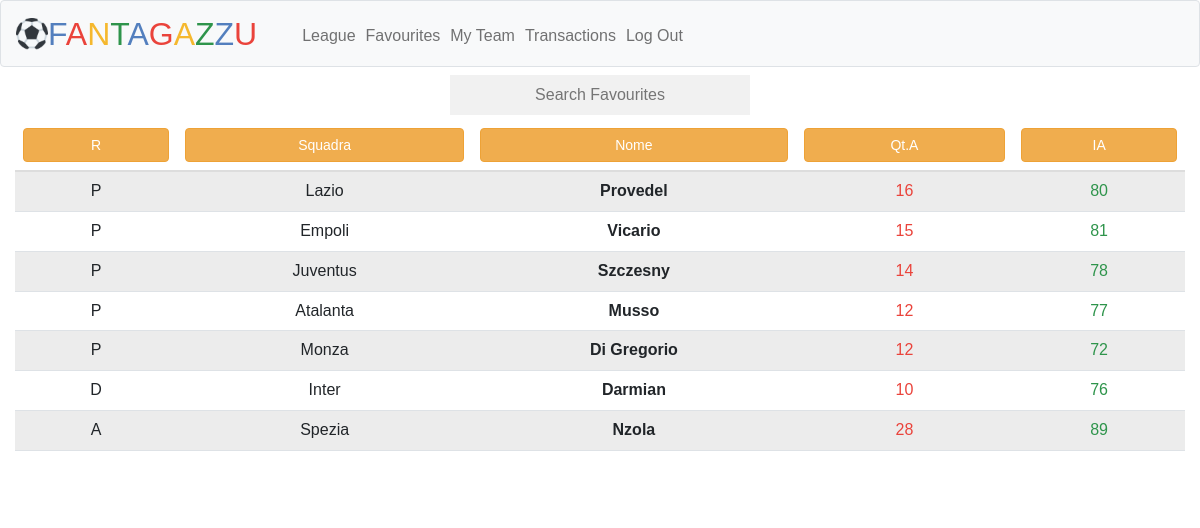
Page /Favourites (signed in) on the committed database.
### tables this page shows
CREATE TABLE 'quot' ('Id', 'R', 'RM', 'Nome', 'Squadra','Qt_A' INTEGER,'Qt_I' INTEGER,'Diff' INTEGER,'Qt_A M' INTEGER,'Qt_I M' INTEGER,'Diff M' , 'FVM', 'FVM M','IA' INTEGER,'Bought' INTEGER DEFAULT NULL,'Paid' INTEGER DEFAULT NULL);

### app.py (the view)
@app.route("/Favourites", methods=["GET", "POST"])
@login_required
def favourites():
    global ctrl
    user = session["user_id"]
    tuser = (user,)  # Convert to tuple
    conn = sqlite3.connect("fantasy.db")
    cursor = conn.cursor()
    cursor.execute(
        "SELECT nome FROM quot JOIN faves ON quot.Id = faves.player WHERE faves.user = ?;",
        tuser,
    )
    rows = cursor.fetchall()
    cursor.close()
    conn.close()
    nomi = [row[0] for row in rows]
    faves = []
    favourites = db.execute("SELECT * FROM faves WHERE user = ?", user)
    for fave in favourites:
        faves.append(fave["player"])
    if request.method == "POST":
        if request.form["button"] == "r":
            if ctrl == "r":
                players = db.execute(
                    "SELECT quot.*, stat.Pv, stat.Mv, stat.Mf, stat.Gf, stat.Gs, stat.Rp, stat.Rc, stat.Rpiu, stat.Rmeno, stat.Ass, stat.Amm, stat.Esp, stat.Au FROM quot LEFT JOIN stat ON quot.Id = stat.Id JOIN faves ON quot.Id = faves.player WHERE faves.user = ? ORDER BY quot.R DESC, quot.Ia DESC;",
                    user,
                )
                ctrl = ""
            else:
                players = db.execute(
                    "SELECT quot.*, stat.Pv, stat.Mv, stat.Mf, stat.Gf, stat.Gs, stat.Rp, stat.Rc, stat.Rpiu, stat.Rmeno, stat.Ass, stat.Amm, stat.Esp, stat.Au FROM quot LEFT JOIN stat ON quot.Id = stat.Id JOIN faves ON quot.Id = faves.player WHERE faves.user = ? ORDER BY quot.R ASC, quot.Ia DESC;",
                    user,
                )
                ctrl = "r"
        elif request.form["button"] == "squadra":
            if ctrl == "s":
                players = db.execute(
                    "SELECT quot.*, stat.Pv, stat.Mv, stat.Mf, stat.Gf, stat.Gs, stat.Rp, stat.Rc, stat.Rpiu, stat.Rmeno, stat.Ass, stat.Amm, stat.Esp, stat.Au FROM quot LEFT JOIN stat ON quot.Id = stat.Id JOIN faves ON quot.Id = faves.player WHERE faves.user = ? ORDER BY quot.squadra DESC, quot.R DESC, quot.Ia DESC;",
                    user,
                )
                ctrl = ""
            else:
                players = db.execute(
                    "SELECT quot.*, stat.Pv, stat.Mv, stat.Mf, stat.Gf, stat.Gs, stat.Rp, stat.Rc, stat.Rpiu, stat.Rmeno, stat.Ass, stat.Amm, stat.Esp, stat.Au FROM quot LEFT JOIN stat ON quot.Id = stat.Id JOIN faves ON quot.Id = faves.player WHERE faves.user = ? ORDER BY quot.squadra ASC, quot.R DESC, quot.Ia DESC;",
                    user,
                )
                ctrl = "s"
        elif request.form["button"] == "nome":
            if ctrl == "n":
                players = db.execute(
                    "SELECT quot.*, stat.Pv, stat.Mv, stat.Mf, stat.Gf, stat.Gs, stat.Rp, stat.Rc, stat.Rpiu, stat.Rmeno, stat.Ass, stat.Amm, stat.Esp, stat.Au FROM quot LEFT JOIN stat ON quot.Id = stat.Id JOIN faves ON quot.Id = faves.player WHERE faves.user = ? ORDER BY quot.nome DESC;",
                    user,
                )
                ctrl = ""
            else:
                players = db.execute(
                    "SELECT quot.*, stat.Pv, stat.Mv, stat.Mf, stat.Gf, stat.Gs, stat.Rp, stat.Rc, stat.Rpiu, stat.Rmeno, stat.Ass, stat.Amm, stat.Esp, stat.Au FROM quot LEFT JOIN stat ON quot.Id = stat.Id JOIN faves ON quot.Id = faves.player WHERE faves.user = ? ORDER BY quot.nome ASC;",
                    user,
                )
                ctrl = "n"
        elif request.form["button"] == "qta":
            if ctrl == "q":
                players = db.execute(
                    "SELECT quot.*, stat.Pv, stat.Mv, stat.Mf, stat.Gf, stat.Gs, stat.Rp, stat.Rc, stat.Rpiu, stat.Rmeno, stat.Ass, stat.Amm, stat.Esp, stat.Au FROM quot LEFT JOIN stat ON quot.Id = stat.Id JOIN faves ON quot.Id = faves.player WHERE faves.user = ? ORDER BY quot.qt_a DESC, quot.Ia DESC;",
                    user,
                )
                ctrl = ""
            else:
                players = db.execute(
                    "SELECT quot.*, stat.Pv, stat.Mv, stat.Mf, stat.Gf, stat.Gs, stat.Rp, stat.Rc, stat.Rpiu, stat.Rmeno, stat.Ass, stat.Amm, stat.Esp, stat.Au FROM quot LEFT JOIN stat ON quot.Id = stat.Id JOIN faves ON quot.Id = faves.player WHERE faves.user = ? ORDER BY quot.qt_a ASC, quot.Ia DESC;",
                    user,
                )
                ctrl = "q"
        elif request.form["button"] == "ia":
            if ctrl == "i":
                players = db.execute(
                    "SELECT quot.*, stat.Pv, stat.Mv, stat.Mf, stat.Gf, stat.Gs, stat.Rp, stat.Rc, stat.Rpiu, stat.Rmeno, stat.Ass, stat.Amm, stat.Esp, stat.Au FROM quot LEFT JOIN stat ON quot.Id = stat.Id JOIN faves ON quot.Id = faves.player WHERE faves.user = ? ORDER BY quot.ia DESC;",
                    user,
                )
                ctrl = ""
            else:
                players = db.execute(
                    "SELECT quot.*, stat.Pv, stat.Mv, stat.Mf, stat.Gf, stat.Gs, stat.Rp, stat.Rc, stat.Rpiu, stat.Rmeno, stat.Ass, stat.Amm, stat.Esp, stat.Au FROM quot LEFT JOIN stat ON quot.Id = stat.Id JOIN faves ON quot.Id = faves.player WHERE faves.user = ? ORDER BY quot.ia ASC;",
                    user,
                )
                ctrl = "i"
        return render_template(
            "favourites.html", players=players, nomi=nomi, user=user, faves=faves
        )
    else:
        players = db.execute(
            "SELECT quot.*, stat.Pv, stat.Mv, stat.Mf, stat.Gf, stat.Gs, stat.Rp, stat.Rc, stat.Rpiu, stat.Rmeno, stat.Ass, stat.Amm, stat.Esp, stat.Au FROM quot LEFT JOIN stat ON quot.Id = stat.Id JOIN faves ON quot.Id = faves.player WHERE faves.user = ?;",
            user,
        )
        return render_template(
            "favourites.html", players=players, nomi=nomi, user=user, faves=faves
        )

### app.py (called while the page is built)
@app.after_request
def after_request(response):
    response.headers["Cache-Control"] = "no-cache, no-store, must-revalidate"
    response.headers["Expires"] = 0
    response.headers["Pragma"] = "no-cache"
    return response

def login_required(f):
    @wraps(f)
    def decorated_function(*args, **kwargs):
        if session.get("user_id") is None:
            return redirect("/Login")
        return f(*args, **kwargs)
    return decorated_function

### templates/favourites.html (shortened to what this page needs)
{% extends "index.html" %}
{% block main %}
<form action="/FaveSearch" method="post" class="search" >
  <div class="autocomplete" style="width:300px;">
    <input id="fsearch" type="text" name="fsearch" placeholder="Search Favourites" style="text-align:center;">
  </div>
</form>
{% if not players %}
<br><br><br><br><br>
  <h4>No favourites were found!</h4>
{% else %}
  <br><br>
  <table class="table table-striped">
        <thead id="table-container">
          <tr>
            <form method="post" action="/Favourites">
              <th class="text-center flex-fill"><button class="btn btn-warning w-100" type="submit" name="button" value="r">R</button></th>
              <th class="text-center flex-fill"><button class="btn btn-warning w-100" type="submit" name="button" value="squadra">Squadra</button></th>
              <th class="text-center flex-fill"><button class="btn btn-warning w-100" type="submit" name="button" value="nome">Nome</button></th>
              <th class="text-center flex-fill"><button class="btn btn-warning w-100" type="submit" name="button" value="qta">Qt.A</button></th>
              <th class="text-center flex-fill"><button class="btn btn-warning w-100" type="submit" name="button" value="ia">IA</button></th>
            </form>
          </tr>
        </thead>
        <tbody>
          {% for player in players %}
          <tr onClick="modmodal('{{player.Id}}','{{player.R}}','{{player.RM}}',`{{player.Nome}}`,'{{player.Pv}}','{{player.Mv}}','{{player.Mf}}','{{player.Gf}}','{{player.Gs}}','{{player.Rp}}','{{player.Rc}}','{{player.Rpiu}}','{{player.Rmeno}}','{{player.Ass}}','{{player.Amm}}','{{player.Esp}}','{{player.Au}}','{{player.Bought}}','{{player.Paid}}', {{faves}})" data-toggle="modal" data-target="#exampleModal">
            <td class="text-center">{{player.R}}</td>
            <td class="text-center">{{player.Squadra}}</td>
            <td class="text-center"><strong>{{player.Nome}}</strong></td>
            <td class="text-center"><span style='color: #ea433b'>{{player.Qt_A}}</span></td>
            <td class="text-center"><span style='color: #2e944b'>{{player.IA}}</span></td>
          </tr>
        {% endfor %}
      </tbody>
    </table>
    {% endif %}
{% endblock %}

### static/styles.css (style rules this page uses)
.search { position: fixed; top: 97px; left: 50%; transform: translate(-50%, -55%); }
* { box-sizing: border-box; }
body { font: 16px Arial; }
.autocomplete { position: relative; display: inline-block; }
input { border: 1px solid transparent; background-color: #f1f1f1; padding: 10px; font-size: 16px; }
input[type=text] { background-color: #f1f1f1; width: 100%; }

### rows in the picture
quot: R "P", Squadra "Lazio", Nome "Provedel", Qt_A "16", IA "80"
quot: R "P", Squadra "Empoli", Nome "Vicario", Qt_A "15", IA "81"
quot: R "P", Squadra "Juventus", Nome "Szczesny", Qt_A "14", IA "78"
quot: R "P", Squadra "Atalanta", Nome "Musso", Qt_A "12", IA "77"
quot: R "P", Squadra "Monza", Nome "Di Gregorio", Qt_A "12", IA "72"
quot: R "D", Squadra "Inter", Nome "Darmian", Qt_A "10", IA "76"
quot: R "A", Squadra "Spezia", Nome "Nzola", Qt_A "28", IA "89"
